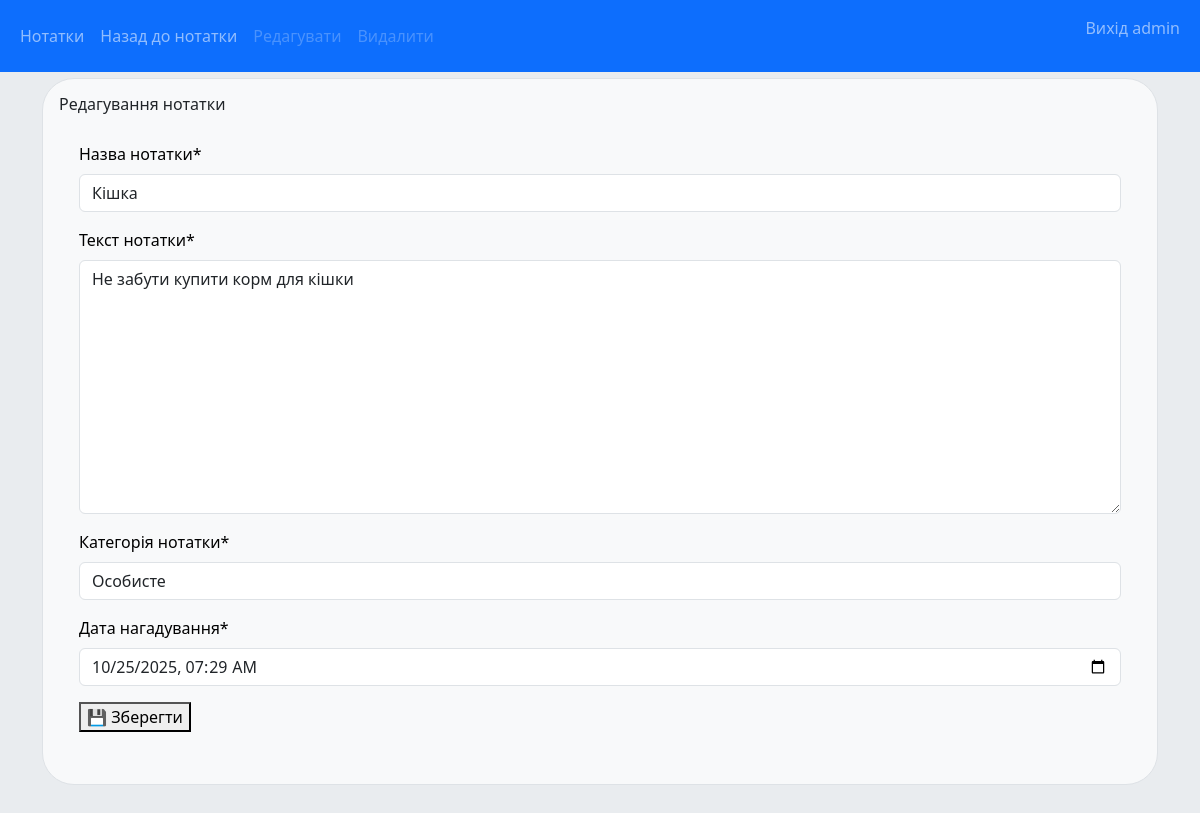
Page /notes/6/edit/ (signed in) on the committed database.
### notes/models.py (models this page shows, shortened)
class Note(models.Model):
    note_category = models.ForeignKey(Category, on_delete=models.CASCADE)
    note_title = models.CharField(max_length=200)
    note_text = models.TextField()
    note_reminder = models.DateTimeField("date reminder")
    note_created_at = models.DateTimeField(auto_now_add=True)
    author = models.ForeignKey(User, on_delete=models.SET_NULL, null=True, blank=True)

### notes/views.py (the view)
# urls.py: path("<int:note_id>/edit/", views.edit_note, name="edit_note"),
@login_required
@permission_required("notes.change_note")
def edit_note(request, note_id):
    note = get_object_or_404(Note, pk=note_id)
    if note.author != request.user:
        return render(request, "notes/forbidden.html", status=403)
    if request.method == "POST":
        form = Edit_note_form(request.POST)
        if form.is_valid():
            note.note_title = form.cleaned_data["note_title"]
            note.note_text = form.cleaned_data["note_text"]
            note.note_reminder = form.cleaned_data["note_reminder"]
            category_name = form.cleaned_data["note_category"]
            category, created = Category.objects.get_or_create(cat_title=category_name)
            note.note_category = category
            note.save()
            return redirect("notes:note_detail", pk=note.id)
    else:
        form = Edit_note_form(initial={
            "note_title": note.note_title,
            "note_text": note.note_text,
            "note_category": note.note_category,
            "note_reminder": note.note_reminder.strftime("%Y-%m-%d %H:%M"),
        })
    return render(request, "notes/edit_note.html", {"form": form, "note": note})

### notes/forms.py
class Edit_note_form(forms.Form):
    note_title = forms.CharField(label="Назва нотатки", max_length=200)
    note_text = forms.CharField(label="Текст нотатки", widget=forms.Textarea)
    note_category = forms.CharField(label="Категорія нотатки", max_length=200)
    note_reminder = forms.DateTimeField(
        label="Дата нагадування",
        input_formats=["%Y-%m-%d %H:%M"],
        widget=forms.DateTimeInput(attrs={"type": "datetime-local"})
    )

### notes/models.py (called while the page is built)
    def __str__(self):
        return self.cat_title

### notes/templates/notes/edit_note.html (shortened to what this page needs)
{% extends "notes/base.html" %}
{% load crispy_forms_tags %}
{% block new %}
    <li class="nav-item">
        <a class="nav-link" href="{% url 'notes:note_detail' note.id %}">Назад до нотатки</a>
    </li>
{% endblock %}
{% block content %}
    <h6>Редагування нотатки</h6>
    <div class="note-detail">
        <form method="post">
            {{ form|crispy }}
            <button type="submit">💾 Зберегти</button>
        </form>
    </div>
{% endblock %}

### notes/templates/notes/base.html (shortened to what this page needs)
{% load static %}
<link rel="stylesheet" href="{% static 'notes/css/style.css' %}">
<link rel="stylesheet" href="{% static 'notes/css/bootstrap.css' %}">
{% load crispy_forms_tags %}
<!DOCTYPE html>
<html lang="en">
<head>
</head>
<body style="background-color: #e9ecef">
    <div style="padding-top:30px;"></div>
    <div class="container">
        <nav class="navbar navbar-expand-sm bg-primary navbar-dark fixed-top">
            <div class="container-fluid">
                <ul class="navbar-nav">
                    {% block index %}
                    <li class="nav-item">
                        <a class="nav-link" href="{% url 'notes:index' %}">Нотатки</a>
                    </li>
                    {% endblock %}
                    {% block new %}{% endblock %}
                    {% block edit %}
                        <li class="nav-item">
                            <a class="nav-link disabled" href="#">Редагувати</a>
                        </li>
                    {% endblock %}
                    {% block delete %}
                        <li class="nav-item">
                            <a class="nav-link disabled" href="#" data-bs-toggle="modal" data-bs-target="#confirmDeleteModal">Видалити</a>
                        </li>
                    {% endblock %}
                </ul>
                <ul class="navbar-nav ms-auto">
                    {% block menu_user %}
                        {% if user.is_authenticated %}
                            <li class="nav-item">
                                <form id="logout-form" method="post" action="{% url 'logout' %}">
                                    <button type="submit" class="nav-link">Вихід  {{ user.get_username }}</button>
                                </form>
                            </li>
                        {% else %}
                            <li class="nav-item">
                                <a class="nav-link" href="{% url 'login' %}?next={{ request.path }}">Увійти</a>
                            </li>
                        {% endif %}
                    {% endblock %}
                </ul>
            </div>
        </nav>
        <div class="container-md bg-light p-3 my-5 rounded-5 border">
            <div id="content">
                {% block content %}{% endblock %}
            </div>
        </div>
    </div>
</body>
</html>

### notes/static/notes/css/style.css (style rules this page uses)
body { font-family: Arial, sans-serif; margin: 4em; background-color: #f1f1f1; }
.note-detail { color: black; padding: 20px; border-radius: 8px; margin: 0 auto; }
a { color: #005BFF; text-decoration: none; font-size: 24px; }

### rows in the picture
Note: note_title "Кішка", note_text "Не забути купити корм для кішки", note_category "Особисте", note_reminder "10/25/2025 07:29"

### other values in the picture
{{ user.get_username }} "admin"
